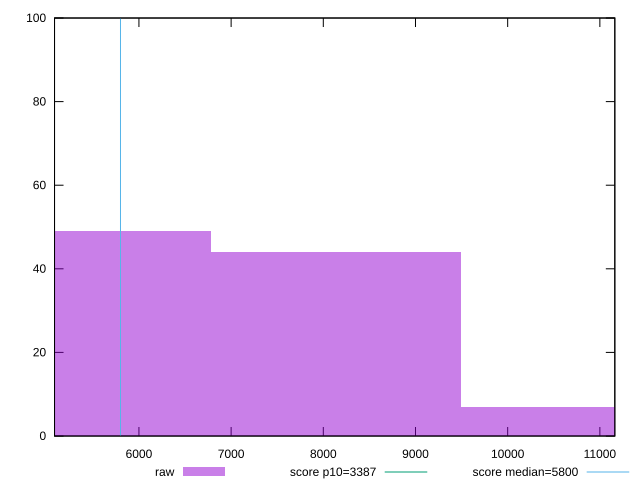

Recreate this plot in gnuplot.
reset

$raw <<EOF
8134.43650126936 44
5422.9576675129065 49
10845.915335025813 7
EOF

set key outside below
set boxwidth 2711.4788337564532
set xrange [5084.438777987952:11162.276052705263]
set yrange [0:100]
set trange [0:100]
set style fill transparent solid 0.5 noborder

set parametric
set terminal svg size 640, 490 enhanced background rgb 'white'
set output "report_00013_2021-02-09T12-04-24.940Z/speed-index/samples/pages/raw/histogram.svg"

plot $raw title "raw" with boxes, \
     3387,t title "score p10=3387", \
     5800,t title "score median=5800"

reset
